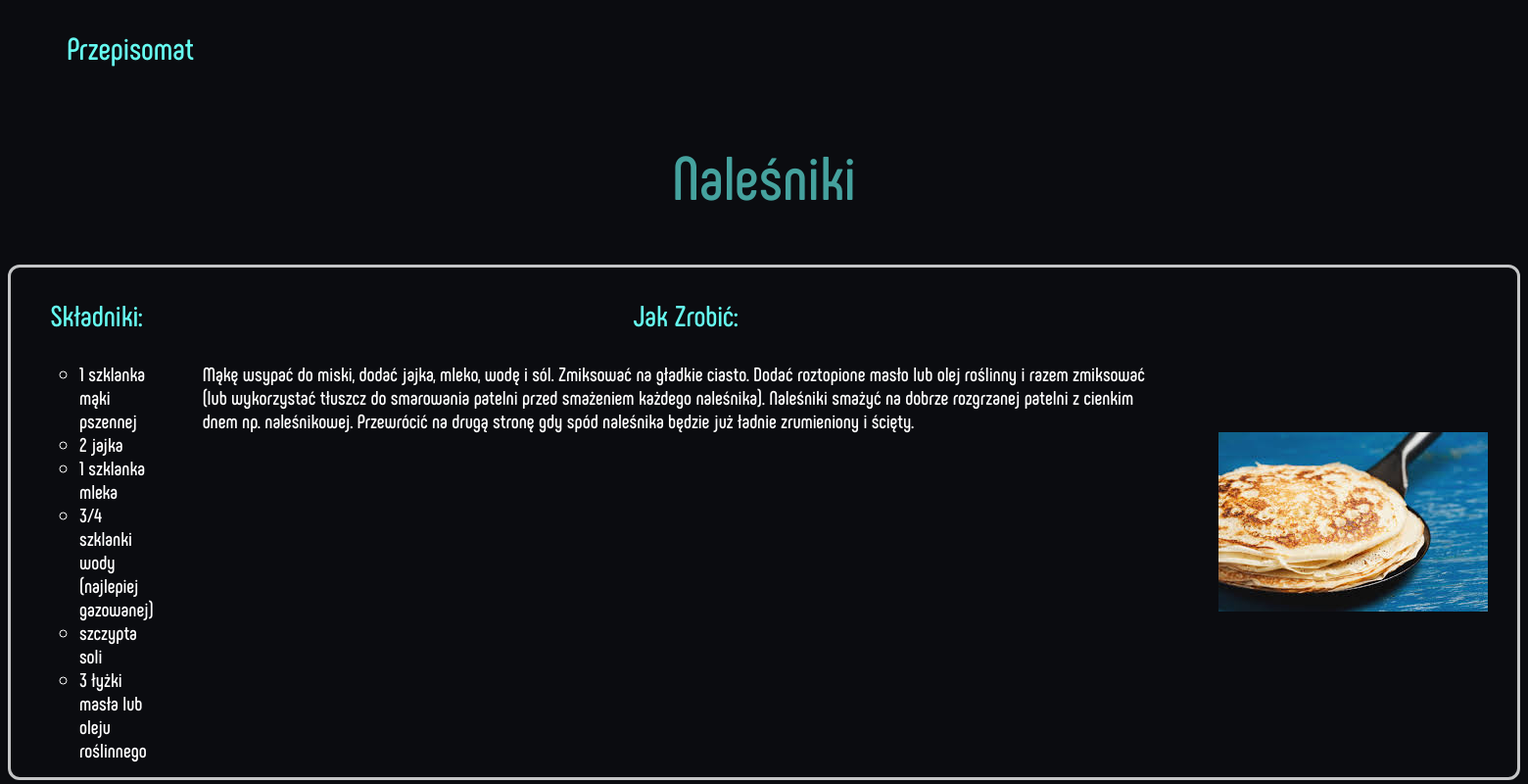
/recipe.php?id=1, run on the app's committed database.
### tables this page shows
CREATE TABLE `recipes` (
  `ID` int(16) NOT NULL,
  `name` varchar(42) NOT NULL,
  `ingredients` text NOT NULL,
  `how_to_make` text NOT NULL
);

### recipe.php (the view, shortened to what this page needs)
<?php
$recipeID = $_GET['id'];
$server = "localhost";
$username = "root";
$password = "";
$dbname = "przepisomat";
$conn = new mysqli($server, $username, $password, $dbname);
$sql = "SELECT * FROM recipes WHERE ID='$recipeID';";
$result = $conn->query($sql);
$row = $result->fetch_assoc();
$recipeName= $row["name"];
$recipeIngredientsString = $row["ingredients"];
$recipeIngredients = explode("\n", $recipeIngredientsString);
$recipeHowToMake = $row['how_to_make'];
$iconPath = './assets/img/icons/' . $row["ID"] . '.png';
?>
<!DOCTYPE html>
<html lang="pl">
    <head>
        <link rel="stylesheet" href="assets/css/style.css">
    </head>
    <body>
        <div class="header-container">
            <div class="logo">
                <h1>Przepisomat</h1>
            </div>
            <div class="back-button">
                <a href="index.php"><button>Strona Główna</button></a>
            </div>
        </div>
        <div class="recipe-name">
            <?php echo "<h2>$recipeName</h2>"?>
        </div>
        <div class="recipe-info">
            <div class="ingredients">
                <h3>Składniki:</h3>
                <ol>
                    <?php
                    foreach ($recipeIngredients as $item) {
                        echo "<li>$item</li>";
                    }
                    ?>
                </ol>
            </div>
            <div class="how-to-make">
                <h3>Jak Zrobić:</h3>
                <?php echo "<p>$recipeHowToMake</p>"?>
            </div>
            <div class="image">
                <?php
                if (file_exists($iconPath)) {
                    echo '<img src="' . $iconPath . '" alt="Ikona">';
                } else {
                    echo '<img src="./assets/img/product-icon-placeholder.png" alt="Ikona produktu">';
                }
                ?>
            </div>
        </div>
    </body>
</html>

### assets/css/style.css (style rules this page uses)
:root { --background: #0B0C10; --white: #FFFFFF; --gray: #1F2833; --light-gray: #C5C6C7; --light-blue: #66FCF1; --blue: #45A29E; }
body { background-color: var(--background); font-family: 'breadfont', sans-serif; }
.header-container { display: flex; }
.logo { color: var(--light-blue); margin-left: 60px; }
.recipe-name { color: var(--blue); text-align: center; font-size: 42px; }
.recipe-info { display: flex; border: 3px solid var(--light-gray); border-radius: 12px; }
.ingredients { margin-left: 30px; margin-right: 50px; color: var(--white); }
.recipe-info h3 { font-size: 30px; text-align: center; color: var(--light-blue); }
.ingredients ol { list-style-type: circle; }
.ingredients ol li { font-size: 20px; }
.how-to-make p { color: var(--white); font-size: 20px; }
.image { margin-right: 30px; margin-left: 50px; display: flex; justify-content: center; align-items: center; }

### data on the page
recipes: name "Naleśniki", ingredients "1 szklanka mąki pszennej", ingredients "2 jajka", ingredients "1 szklanka mleka", ingredients "3/4 szklanki wody (najlepiej gazowanej)", ingredients "szczypta soli", ingredients "3 łyżki masła lub oleju roślinnego", how_to_make "Mąkę wsypać do miski, dodać jajka, mleko, wodę i sól. Zmiksować na gładkie ciasto. Dodać roztopione masło lub olej roślinny i razem zmiksować (lub wykorzystać tłuszcz do smarowania patelni przed smażeniem każdego naleśnika). Naleśniki smażyć na dobrze rozgrzanej patelni z cienkim dnem np. naleśnikowej. Przewrócić na drugą stronę gdy spód naleśnika będzie już ładnie zrumieniony i ścięty."
